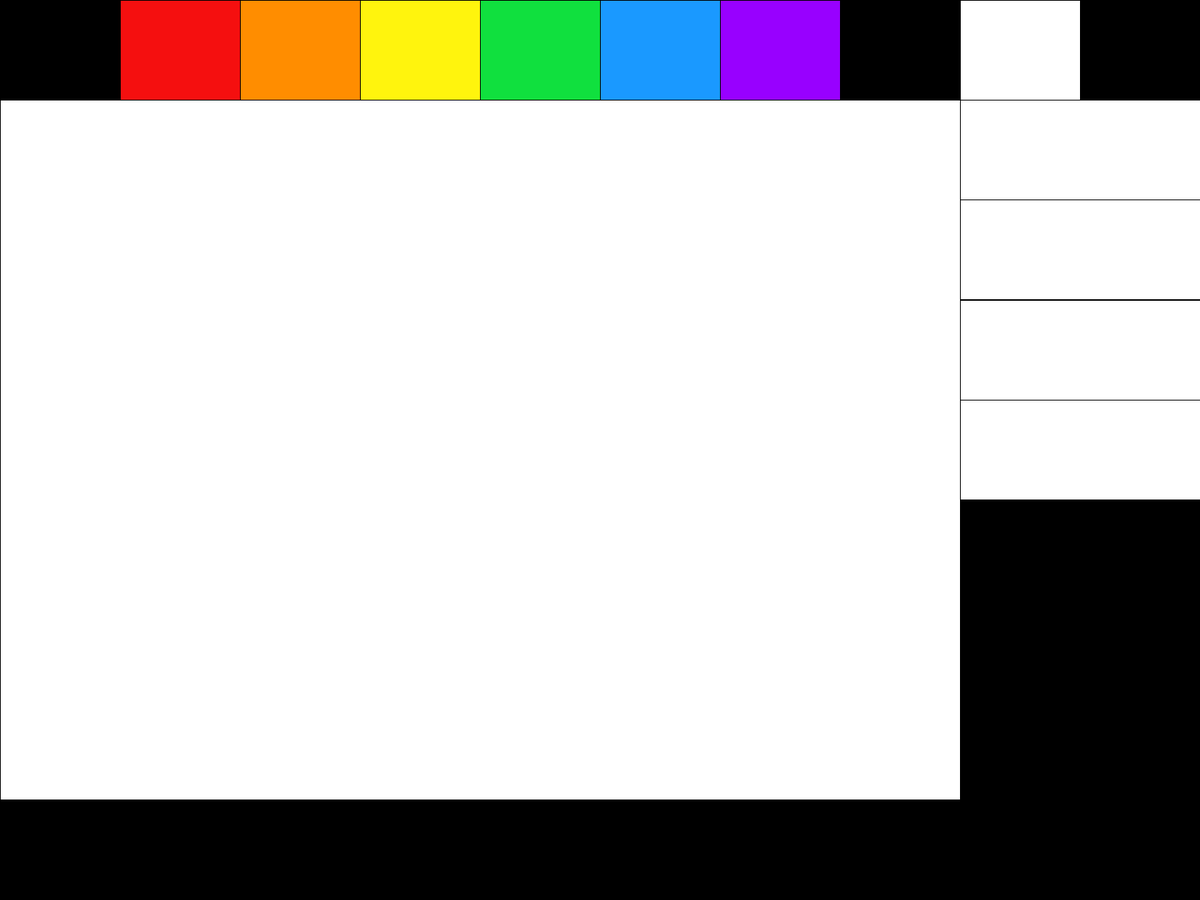
Frame 1 (no input)
Frame 60 (the mouse pressed at the canvas centre just before this capture): identical to frame 1, image omitted
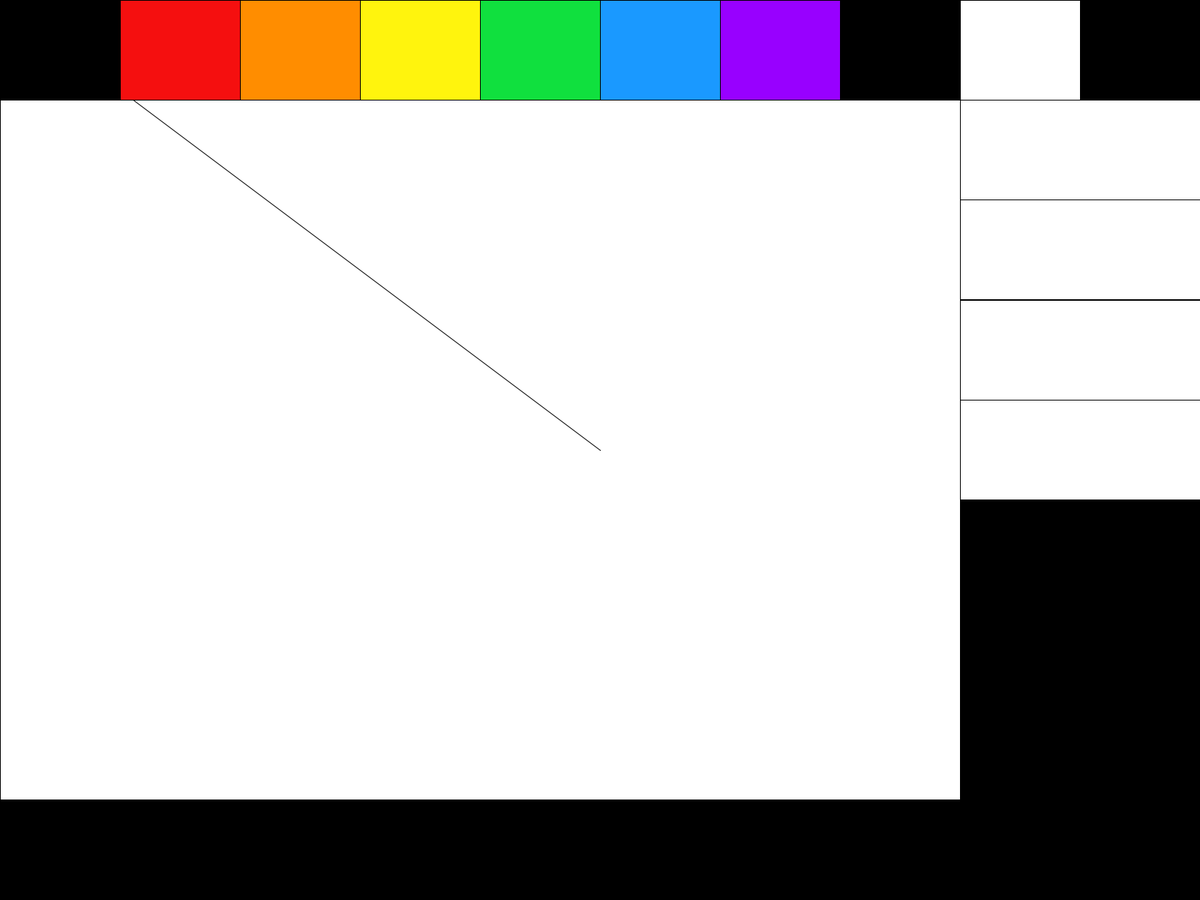
Frame 120 (the mouse held since frame 60 and released just before this capture)

The Processing sketch that drew these frames (run headless with seeded random() and noise(); from frame 60 on, the mouse is pressed at the canvas centre):

// Processing sketch: Drawing_Program
// ── Drawing_Program.pde
// Global Variables
float canvasX, canvasY, canvasWidth, canvasHeight;
float underCanvasX, underCanvasY, underCanvasWidth, underCanvasHeight;
float redX, redY, colourWidth, colourHeight;
float orangeX, orangeY;
float yellowX, yellowY;
float greenX, greenY;
float blueX, blueY;
float purpleX, purpleY;
float blackX, blackY;
float whiteX, whiteY;
float thinX, thinY, sideWidth, sideHeight;
float mediumX, mediumY;
float thickX, thickY;
float thickestX, thickestY;
color ink, black=#000000, white=#FFFFFF, red = #F50F0F, orange = #FF8D00, yellow = #FFF40D, green = #10E03E, blue = #1A99FF, purple = #9800FF;
Boolean draw=false;
Boolean blackInk=false, redInk=false, orangeInk=false, yellowInk=false, greenInk=false, blueInk=false, purpleInk=false, whiteInk = false; 
void setup() {
  background(black);
fullScreen();
Variables();
//
//
rect(underCanvasX, underCanvasY, underCanvasWidth, underCanvasHeight);
rect(canvasX, canvasY, canvasWidth, canvasHeight);
//
}
void draw() {
  if (redInk == true) {
    ink = red;
  }
  if (blackInk == true) {
    ink = black;
  }
    if (orangeInk == true) {
      ink = orange;
  }
    if (yellowInk == true) {
      ink = yellow;
  }
    if (greenInk == true) {
      ink = green;
  }
    if (blueInk == true) {
      ink = blue;
  }
    if (purpleInk == true) {
      ink = purple;
  }
    if (whiteInk == true) {
      ink = white;
  }
  
  if (draw == true && mouseX>underCanvasX  && mouseX<underCanvasX+underCanvasWidth  && mouseY>underCanvasY && mouseY<underCanvasY+underCanvasHeight) {
    stroke(ink);
    line(mouseX, mouseY, pmouseX, pmouseY);
  }
  fill(black);
  rect(blackX, blackY, colourWidth, colourHeight);
  fill(red);
  rect(redX, redY, colourWidth, colourHeight);
  fill(orange);
  rect(orangeX, orangeY, colourWidth, colourHeight);
  fill(yellow);
  rect(yellowX, yellowY, colourWidth, colourHeight);
  fill(green);
  rect(greenX, greenY, colourWidth, colourHeight);
  fill(blue);
  rect(blueX, blueY, colourWidth, colourHeight);
  fill(purple);
  rect(purpleX, purpleY, colourWidth, colourHeight);
  fill(white);
  rect(whiteX, whiteY, colourWidth, colourHeight);
  rect(thinX, thinY, sideWidth, sideHeight);
  rect(mediumX, mediumY, sideWidth, sideHeight);
  rect(thickX, thickY, sideWidth, sideHeight);
  rect(thickestX, thickestY, sideWidth, sideHeight);
}
void mousePressed() {
  if ( mouseX>underCanvasX  && mouseX<underCanvasX+underCanvasWidth  && mouseY>underCanvasY && mouseY<underCanvasY+underCanvasHeight) {
    if (draw == false) {
      draw = true;
    } else {
      draw = false;
    }
  }
  
  
  if (mouseX>blackX && mouseX<blackX+colourWidth && mouseY>blackY && mouseY<blackY+colourHeight) {
  blackInk=true;
  redInk=false;
  orangeInk=false;
  yellowInk=false;
  greenInk=false;
  blueInk=false;
  purpleInk=false;
  whiteInk=false;
  }
  
  
  if (mouseX>redX && mouseX<redX+colourWidth && mouseY>redY && mouseY<redY+colourHeight) {
  blackInk=false;
  redInk=true;
  orangeInk=false;
  yellowInk=false;
  greenInk=false;
  blueInk=false;
  purpleInk=false;
  whiteInk=false;
  }
  
  
  if (mouseX>orangeX && mouseX<orangeX+colourWidth && mouseY>orangeY && mouseY<orangeY+colourHeight) {
  blackInk=false;
  redInk=false;
  orangeInk=true;
  yellowInk=false;
  greenInk=false;
  blueInk=false;
  purpleInk=false;
  whiteInk=false;
  }
  
  
  if (mouseX>yellowX && mouseX<yellowX+colourWidth && mouseY>yellowY && mouseY<yellowY+colourHeight) {
  blackInk=false;
  redInk=false;
  orangeInk=false;
  yellowInk=true;
  greenInk=false;
  blueInk=false;
  purpleInk=false;
  whiteInk=false;
  }
  
  
  if (mouseX>greenX && mouseX<greenX+colourWidth && mouseY>greenY && mouseY<greenY+colourHeight) {
  blackInk=false;
  redInk=false;
  orangeInk=false;
  yellowInk=false;
  greenInk=true;
  blueInk=false;
  purpleInk=false;
  whiteInk=false;
  }
  
  
  if (mouseX>blueX && mouseX<blueX+colourWidth && mouseY>blueY && mouseY<blueY+colourHeight) {
  blackInk=false;
  redInk=false;
  orangeInk=false;
  yellowInk=false;
  greenInk=false;
  blueInk=true;
  purpleInk=false;
  whiteInk=false;
  }
  
  
  if (mouseX>purpleX && mouseX<purpleX+colourWidth && mouseY>purpleY && mouseY<purpleY+colourHeight) {
  blackInk=false;
  redInk=false;
  orangeInk=false;
  yellowInk=false;
  greenInk=false;
  blueInk=false;
  purpleInk=true;
  whiteInk=false;
  }
  
  
  if (mouseX>whiteX && mouseX<whiteX+colourWidth && mouseY>whiteY && mouseY<whiteY+colourHeight) {
    blackInk=false;
  redInk=false;
  orangeInk=false;
  yellowInk=false;
  greenInk=false;
  blueInk=false;
  purpleInk=false;
  whiteInk=true;
  }
  
  
  if (mouseX>thinX && mouseX<thinX+sideWidth && mouseY>thinY && mouseY<thinY+sideHeight) {
    strokeWeight(1);
  }
  
  
  if (mouseX>mediumX && mouseX<mediumX+sideWidth && mouseY>mediumY && mouseY<mediumY+sideHeight) {
    strokeWeight(4);
  }
  
  
  if (mouseX>thickX && mouseX<thickX+sideWidth && mouseY>thickY && mouseY<thickY+sideHeight) {
    strokeWeight(8);
  }
  
  if (mouseX>thickestX && mouseX<thickestX+sideWidth && mouseY>thickestY && mouseY<thickestY+sideHeight) {
    strokeWeight(12);
  }
}
void mouseReleased() {
  if (draw == true) {
    draw = false;
}
}

// ── Variables.pde
void Variables() {

canvasX = width*0;
canvasY = height*1/9;
canvasWidth = width*8/10;
canvasHeight = height*7/9;
//
underCanvasX = width*1/90;
underCanvasY = height*12/90;
underCanvasWidth = width*70/90;
underCanvasHeight = height*65/90;
//
blackX = width*0/10;
blackY = height*0/9;
redX = width*1/10;
redY = height*0/9;
colourWidth = width*1/10;
colourHeight = height*1/9;
orangeX = width*2/10;
orangeY = height*0/9;
yellowX = width*3/10;
yellowY = height*0/9;
greenX = width*4/10;
greenY = height*0/9;
blueX = width*5/10;
blueY = height*0/9;
purpleX = width*6/10;
purpleY = height*0/9;
whiteX = width*8/10;
whiteY = height*0/9;
//
thinX = width*8/10;
thinY = height*1/9;
sideWidth = width*2/10;
sideHeight = height*1/9;
mediumX = width*8/10;
mediumY = height*2/9;
thickX = width*8/10;
thickY = height*3/9;
thickestX = width*8/10;
thickestY = height*4/9;
//

}
